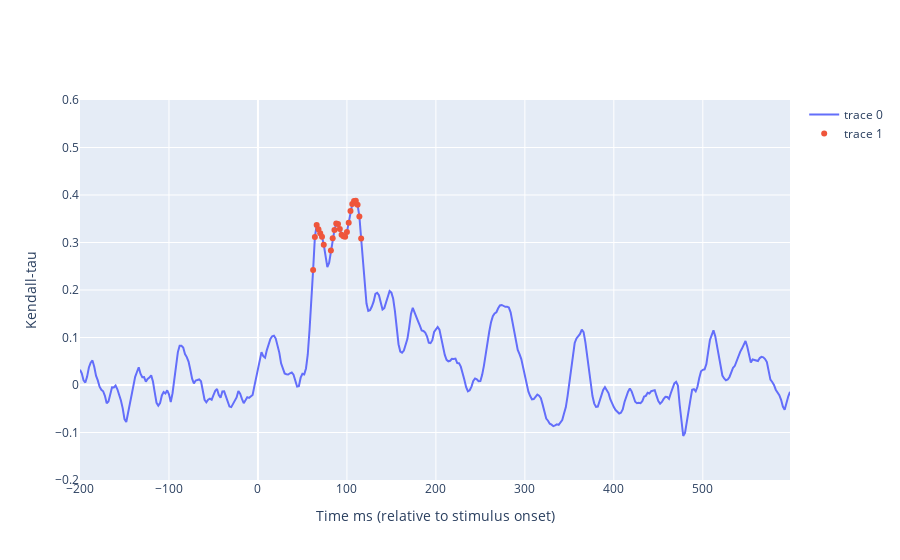

The notebook cell this image was saved under:
### Code cell
fig = go.Figure()
 
# Plots the kendall tau curve
fig.add_trace(go.Scatter(x=df_to_plot["time"],
                        y=df_to_plot["kendall_tau"],
                        mode='lines'))

fig.add_trace(go.Scatter(x=sig_time,
                        y=df_to_plot[df_to_plot.time.isin(sig_time)].kendall_tau,
                        mode='markers'))

fig.update_yaxes(range=[-0.2, 0.6])
fig.update_yaxes(title_text="Kendall-tau")
fig.update_xaxes(title_text="Time ms (relative to stimulus onset)")

### Figure 1 — Plotly figure (JSON) as saved in the notebook; plotly's stock layout.template omitted (floating-point values rounded to 4 significant figures; data arrays with more than 128 entries replaced by an {"elided": "..."} marker saying what was removed)
{"data": [{"mode": "lines", "type": "scatter", "x": {"elided": "400 int values"}, "y": {"elided": "400 float values"}}, {"mode": "markers", "type": "scatter", "x": [62, 64, 66, 68, 70, 72, 74, 82, 84, 86, 88, 90, 92, 94, 96, 98, 100, 102, 104, 106, 108, 110, 112, 114, 116], "y": [0.2419, 0.3116, 0.337, 0.3281, 0.3194, 0.3119, 0.2952, 0.2833, 0.3088, 0.3265, 0.3402, 0.3391, 0.3283, 0.3164, 0.3129, 0.3119, 0.322, 0.3413, 0.3662, 0.3809, 0.3874, 0.3879, 0.3794, 0.3548, 0.3084]}], "layout": {"xaxis": {"title": {"text": "Time ms (relative to stimulus onset)"}}, "yaxis": {"range": [-0.2, 0.6], "title": {"text": "Kendall-tau"}}}}
